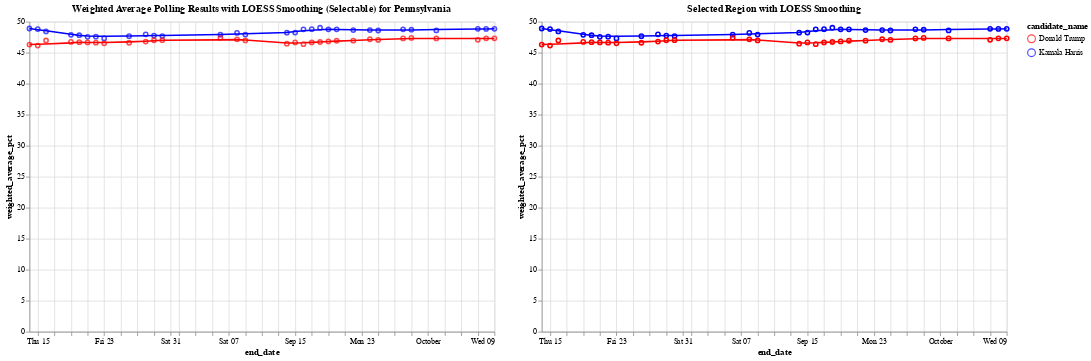

The code cell stored with this chart in its notebook:
### Code cell
# Define the color scale for the two candidates
color_scale = alt.Scale(domain=['Donald Trump', 'Kamala Harris'], range=['red', 'blue'])

# Step 1: Create a selection brush for the horizontal axis (end_date)
brush = alt.selection_interval(encodings=['x'])  # Brush selection on the x-axis

# Step 2: Create the base chart with points and LOESS smoothing (Chart 1)
base = alt.Chart(df_weighted_averages).mark_point().encode(
    x='end_date:T',
    y='weighted_average_pct:Q',
    color=alt.Color('candidate_name:N', scale=color_scale)
)

loess = base.transform_loess(
    'end_date', 'weighted_average_pct', groupby=['candidate_name'], bandwidth=0.3
).mark_line()

chart1 = (base + loess).add_params(
    brush  # Add the brush selection to Chart 1
).properties(
    title='Weighted Average Polling Results with LOESS Smoothing (Selectable) for Pennsylvania',
    width=600,
    height=400
)

# Step 3: Create the side-by-side chart that will show the selected region with tooltip

# Apply the same selection filter to both points and LOESS in chart2
selected_points = base.encode(
    opacity=alt.condition(brush, alt.value(1), alt.value(0)),  # Highlight only selected points
    tooltip=['end_date:T', 'candidate_name:N', 'weighted_average_pct:Q']  # Add tooltip for points
).transform_filter(
    brush  # Filter by brush selection
)

# Apply LOESS smoothing for the selected range
selected_loess = alt.Chart(df_weighted_averages).transform_loess(
    'end_date', 'weighted_average_pct', groupby=['candidate_name'], bandwidth=0.3
).mark_line().encode(
    x='end_date:T',
    y='weighted_average_pct:Q',
    color=alt.Color('candidate_name:N', scale=color_scale),
    tooltip=['end_date:T', 'candidate_name:N', 'weighted_average_pct:Q']
).transform_filter(
    brush  # Filter the LOESS line by the brush selection
)

# Combine selected points and LOESS for the second chart
chart2 = (selected_points + selected_loess).properties(
    title='Selected Region with LOESS Smoothing',
    width=600,
    height=400
)

# Combine the two charts side by side
final_chart = alt.hconcat(chart1, chart2)

# Display the final chart
final_chart.show()

### Figure 1 — Vega-Lite specification as saved in the notebook (floating-point values rounded to 4 significant figures)
{"config": {"view": {"continuousWidth": 300, "continuousHeight": 300}}, "hconcat": [{"layer": [{"mark": {"type": "point"}, "encoding": {"color": {"field": "candidate_name", "scale": {"domain": ["Donald Trump", "Kamala Harris"], "range": ["red", "blue"]}, "type": "nominal"}, "x": {"field": "end_date", "type": "temporal"}, "y": {"field": "weighted_average_pct", "type": "quantitative"}}, "name": "view_77"}, {"mark": {"type": "line"}, "encoding": {"color": {"field": "candidate_name", "scale": {"domain": ["Donald Trump", "Kamala Harris"], "range": ["red", "blue"]}, "type": "nominal"}, "x": {"field": "end_date", "type": "temporal"}, "y": {"field": "weighted_average_pct", "type": "quantitative"}}, "transform": [{"loess": "weighted_average_pct", "on": "end_date", "bandwidth": 0.3, "groupby": ["candidate_name"]}]}], "height": 400, "title": "Weighted Average Polling Results with LOESS Smoothing (Selectable) for Pennsylvania", "width": 600}, {"layer": [{"mark": {"type": "point"}, "encoding": {"color": {"field": "candidate_name", "scale": {"domain": ["Donald Trump", "Kamala Harris"], "range": ["red", "blue"]}, "type": "nominal"}, "opacity": {"condition": {"param": "param_77", "value": 1}, "value": 0}, "tooltip": [{"field": "end_date", "type": "temporal"}, {"field": "candidate_name", "type": "nominal"}, {"field": "weighted_average_pct", "type": "quantitative"}], "x": {"field": "end_date", "type": "temporal"}, "y": {"field": "weighted_average_pct", "type": "quantitative"}}, "transform": [{"filter": {"param": "param_77"}}]}, {"mark": {"type": "line"}, "encoding": {"color": {"field": "candidate_name", "scale": {"domain": ["Donald Trump", "Kamala Harris"], "range": ["red", "blue"]}, "type": "nominal"}, "tooltip": [{"field": "end_date", "type": "temporal"}, {"field": "candidate_name", "type": "nominal"}, {"field": "weighted_average_pct", "type": "quantitative"}], "x": {"field": "end_date", "type": "temporal"}, "y": {"field": "weighted_average_pct", "type": "quantitative"}}, "transform": [{"loess": "weighted_average_pct", "on": "end_date", "bandwidth": 0.3, "groupby": ["candidate_name"]}, {"filter": {"param": "param_77"}}]}], "height": 400, "title": "Selected Region with LOESS Smoothing", "width": 600}], "data": {"name": "data-2a419cf2611781548ed8bd8901a3ed41"}, "params": [{"name": "param_77", "select": {"type": "interval", "encodings": ["x"]}, "views": ["view_77"]}], "$schema": "https://vega.github.io/schema/vega-lite/v5.20.1.json", "datasets": {"data-2a419cf2611781548ed8bd8901a3ed41": [{"end_date": "2024-10-09T00:00:00", "candidate_id": 16661, "candidate_name": "Kamala Harris", "weighted_average_pct": 48.85}, {"end_date": "2024-10-09T00:00:00", "candidate_id": 16651, "candidate_name": "Donald Trump", "weighted_average_pct": 47.32}, {"end_date": "2024-10-08T00:00:00", "candidate_id": 16661, "candidate_name": "Kamala Harris", "weighted_average_pct": 48.84}, {"end_date": "2024-10-08T00:00:00", "candidate_id": 16651, "candidate_name": "Donald Trump", "weighted_average_pct": 47.31}, {"end_date": "2024-10-07T00:00:00", "candidate_id": 16661, "candidate_name": "Kamala Harris", "weighted_average_pct": 48.84}, {"end_date": "2024-10-07T00:00:00", "candidate_id": 16651, "candidate_name": "Donald Trump", "weighted_average_pct": 47.08}, {"end_date": "2024-10-02T00:00:00", "candidate_id": 16661, "candidate_name": "Kamala Harris", "weighted_average_pct": 48.6}, {"end_date": "2024-10-02T00:00:00", "candidate_id": 16651, "candidate_name": "Donald Trump", "weighted_average_pct": 47.31}, {"end_date": "2024-09-29T00:00:00", "candidate_id": 16661, "candidate_name": "Kamala Harris", "weighted_average_pct": 48.71}, {"end_date": "2024-09-29T00:00:00", "candidate_id": 16651, "candidate_name": "Donald Trump", "weighted_average_pct": 47.38}, {"end_date": "2024-09-28T00:00:00", "candidate_id": 16661, "candidate_name": "Kamala Harris", "weighted_average_pct": 48.76}, {"end_date": "2024-09-28T00:00:00", "candidate_id": 16651, "candidate_name": "Donald Trump", "weighted_average_pct": 47.3}, {"end_date": "2024-09-25T00:00:00", "candidate_id": 16661, "candidate_name": "Kamala Harris", "weighted_average_pct": 48.58}, {"end_date": "2024-09-25T00:00:00", "candidate_id": 16651, "candidate_name": "Donald Trump", "weighted_average_pct": 47.05}, {"end_date": "2024-09-24T00:00:00", "candidate_id": 16661, "candidate_name": "Kamala Harris", "weighted_average_pct": 48.65}, {"end_date": "2024-09-24T00:00:00", "candidate_id": 16651, "candidate_name": "Donald Trump", "weighted_average_pct": 47.17}, {"end_date": "2024-09-22T00:00:00", "candidate_id": 16661, "candidate_name": "Kamala Harris", "weighted_average_pct": 48.65}, {"end_date": "2024-09-22T00:00:00", "candidate_id": 16651, "candidate_name": "Donald Trump", "weighted_average_pct": 46.93}, {"end_date": "2024-09-20T00:00:00", "candidate_id": 16661, "candidate_name": "Kamala Harris", "weighted_average_pct": 48.77}, {"end_date": "2024-09-20T00:00:00", "candidate_id": 16651, "candidate_name": "Donald Trump", "weighted_average_pct": 46.93}, {"end_date": "2024-09-19T00:00:00", "candidate_id": 16661, "candidate_name": "Kamala Harris", "weighted_average_pct": 48.76}, {"end_date": "2024-09-19T00:00:00", "candidate_id": 16651, "candidate_name": "Donald Trump", "weighted_average_pct": 46.82}, {"end_date": "2024-09-18T00:00:00", "candidate_id": 16661, "candidate_name": "Kamala Harris", "weighted_average_pct": 49.02}, {"end_date": "2024-09-18T00:00:00", "candidate_id": 16651, "candidate_name": "Donald Trump", "weighted_average_pct": 46.73}, {"end_date": "2024-09-17T00:00:00", "candidate_id": 16661, "candidate_name": "Kamala Harris", "weighted_average_pct": 48.8}, {"end_date": "2024-09-17T00:00:00", "candidate_id": 16651, "candidate_name": "Donald Trump", "weighted_average_pct": 46.65}, {"end_date": "2024-09-16T00:00:00", "candidate_id": 16661, "candidate_name": "Kamala Harris", "weighted_average_pct": 48.77}, {"end_date": "2024-09-16T00:00:00", "candidate_id": 16651, "candidate_name": "Donald Trump", "weighted_average_pct": 46.38}, {"end_date": "2024-09-15T00:00:00", "candidate_id": 16661, "candidate_name": "Kamala Harris", "weighted_average_pct": 48.25}, {"end_date": "2024-09-15T00:00:00", "candidate_id": 16651, "candidate_name": "Donald Trump", "weighted_average_pct": 46.65}, {"end_date": "2024-09-14T00:00:00", "candidate_id": 16661, "candidate_name": "Kamala Harris", "weighted_average_pct": 48.22}, {"end_date": "2024-09-14T00:00:00", "candidate_id": 16651, "candidate_name": "Donald Trump", "weighted_average_pct": 46.45}, {"end_date": "2024-09-09T00:00:00", "candidate_id": 16661, "candidate_name": "Kamala Harris", "weighted_average_pct": 47.92}, {"end_date": "2024-09-09T00:00:00", "candidate_id": 16651, "candidate_name": "Donald Trump", "weighted_average_pct": 46.99}, {"end_date": "2024-09-08T00:00:00", "candidate_id": 16661, "candidate_name": "Kamala Harris", "weighted_average_pct": 48.19}, {"end_date": "2024-09-08T00:00:00", "candidate_id": 16651, "candidate_name": "Donald Trump", "weighted_average_pct": 47.16}, {"end_date": "2024-09-06T00:00:00", "candidate_id": 16661, "candidate_name": "Kamala Harris", "weighted_average_pct": 47.9}, {"end_date": "2024-09-06T00:00:00", "candidate_id": 16651, "candidate_name": "Donald Trump", "weighted_average_pct": 47.4}, {"end_date": "2024-08-30T00:00:00", "candidate_id": 16661, "candidate_name": "Kamala Harris", "weighted_average_pct": 47.69}, {"end_date": "2024-08-30T00:00:00", "candidate_id": 16651, "candidate_name": "Donald Trump", "weighted_average_pct": 47.02}, {"end_date": "2024-08-29T00:00:00", "candidate_id": 16661, "candidate_name": "Kamala Harris", "weighted_average_pct": 47.77}, {"end_date": "2024-08-29T00:00:00", "candidate_id": 16651, "candidate_name": "Donald Trump", "weighted_average_pct": 47.0}, {"end_date": "2024-08-28T00:00:00", "candidate_id": 16661, "candidate_name": "Kamala Harris", "weighted_average_pct": 47.96}, {"end_date": "2024-08-28T00:00:00", "candidate_id": 16651, "candidate_name": "Donald Trump", "weighted_average_pct": 46.79}, {"end_date": "2024-08-26T00:00:00", "candidate_id": 16661, "candidate_name": "Kamala Harris", "weighted_average_pct": 47.67}, {"end_date": "2024-08-26T00:00:00", "candidate_id": 16651, "candidate_name": "Donald Trump", "weighted_average_pct": 46.61}, {"end_date": "2024-08-23T00:00:00", "candidate_id": 16661, "candidate_name": "Kamala Harris", "weighted_average_pct": 47.3}, {"end_date": "2024-08-23T00:00:00", "candidate_id": 16651, "candidate_name": "Donald Trump", "weighted_average_pct": 46.51}, {"end_date": "2024-08-22T00:00:00", "candidate_id": 16661, "candidate_name": "Kamala Harris", "weighted_average_pct": 47.58}, {"end_date": "2024-08-22T00:00:00", "candidate_id": 16651, "candidate_name": "Donald Trump", "weighted_average_pct": 46.62}, {"end_date": "2024-08-21T00:00:00", "candidate_id": 16661, "candidate_name": "Kamala Harris", "weighted_average_pct": 47.55}, {"end_date": "2024-08-21T00:00:00", "candidate_id": 16651, "candidate_name": "Donald Trump", "weighted_average_pct": 46.65}, {"end_date": "2024-08-20T00:00:00", "candidate_id": 16661, "candidate_name": "Kamala Harris", "weighted_average_pct": 47.82}, {"end_date": "2024-08-20T00:00:00", "candidate_id": 16651, "candidate_name": "Donald Trump", "weighted_average_pct": 46.7}, {"end_date": "2024-08-19T00:00:00", "candidate_id": 16661, "candidate_name": "Kamala Harris", "weighted_average_pct": 47.89}, {"end_date": "2024-08-19T00:00:00", "candidate_id": 16651, "candidate_name": "Donald Trump", "weighted_average_pct": 46.74}, {"end_date": "2024-08-16T00:00:00", "candidate_id": 16661, "candidate_name": "Kamala Harris", "weighted_average_pct": 48.43}, {"end_date": "2024-08-16T00:00:00", "candidate_id": 16651, "candidate_name": "Donald Trump", "weighted_average_pct": 46.97}, {"end_date": "2024-08-15T00:00:00", "candidate_id": 16661, "candidate_name": "Kamala Harris", "weighted_average_pct": 48.81}, {"end_date": "2024-08-15T00:00:00", "candidate_id": 16651, "candidate_name": "Donald Trump", "weighted_average_pct": 46.14}, {"end_date": "2024-08-14T00:00:00", "candidate_id": 16661, "candidate_name": "Kamala Harris", "weighted_average_pct": 48.9}, {"end_date": "2024-08-14T00:00:00", "candidate_id": 16651, "candidate_name": "Donald Trump", "weighted_average_pct": 46.31}, {"end_date": "2024-08-12T00:00:00", "candidate_id": 16661, "candidate_name": "Kamala Harris", "weighted_average_pct": null}, {"end_date": "2024-08-12T00:00:00", "candidate_id": 16651, "candidate_name": "Donald Trump", "weighted_average_pct": null}]}}
